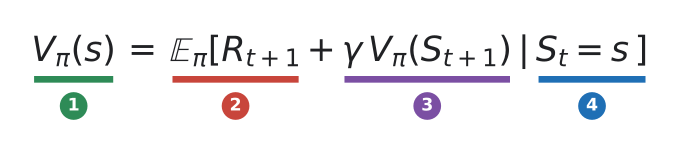

The Python source for this figure:
"""Bellman equation with its four parts underlined and numbered (redrawn from HF Deep RL)."""

import matplotlib.pyplot as plt

from mlrecall.figstyle import BLUE, GREEN, PURPLE, RED, equation_parts, save

fig, ax = plt.subplots(figsize=(9, 1.9))
equation_parts(
    ax,
    [
        (r"V_{\pi}(s)", GREEN),
        (r"=", None),
        (r"\mathbb{E}_{\pi}[R_{t+1}", RED),
        (r"+", None),
        (r"\gamma\, V_{\pi}(S_{t+1})", PURPLE),
        (r"|", None),
        (r"S_t = s\,]", BLUE),
    ],
)
save(fig, __file__)
